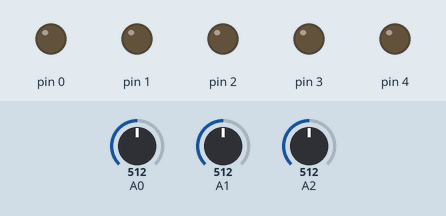
Bench run of a sketch on a simulated Arduino Uno, built with avr-gcc and run on an emulated ATmega328P. Parts: output pins drawn as LEDs (lit = HIGH). The test bench sets the inputs (shaded band); at power-on: A0 = 512, A1 = 512, A2 = 512.

Above: at 1.2 s.
1.3 s: A0 set to 492
At 2.0 s:
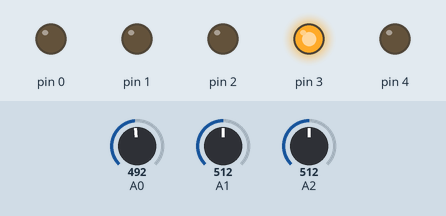
2.8 s: A1 set to 486
At 3.1 s:
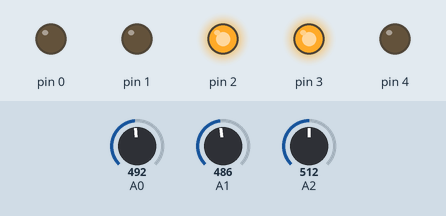
4.3 s: A2 set to 0
At 5.4 s:
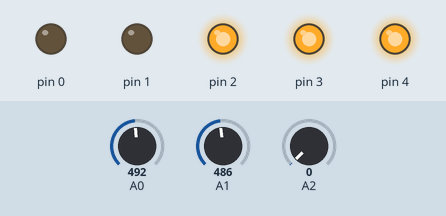
5.8 s: A0 set to 510
At 6.6 s:
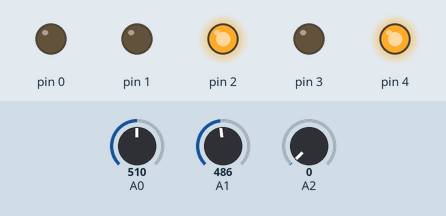
7.3 s: A1 set to 510
At 7.7 s:
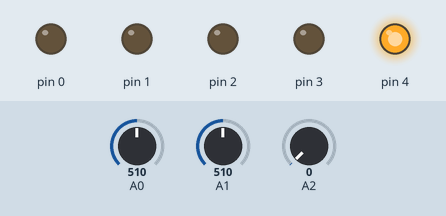
8.8 s: A0 set to 490
At 10.1 s:
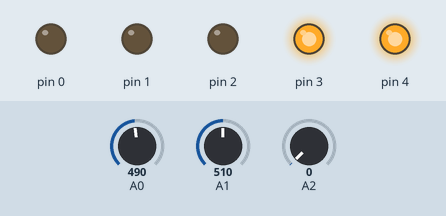
Timing chart, 0 to 11.3 s (numbered marks = the images above; inputs shaded):
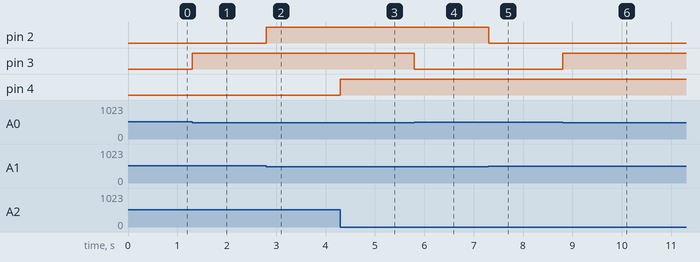

Measured:
- the behaviour switches between 500 and 499 on A0 (found by bisection; images 0 and 1)
- the behaviour switches between 500 and 499 on A1 (found by bisection; images 1 and 2)
- after the input at 1.3 s, pin 3: LOW → HIGH at once
- after the input at 2.8 s, pin 2: LOW → HIGH at once
- after the input at 4.3 s, pin 4: LOW → HIGH at once
- after the input at 5.8 s, pin 3: HIGH → LOW at once
- after the input at 7.3 s, pin 2: HIGH → LOW at once
- after the input at 8.8 s, pin 3: LOW → HIGH at once

The sketch:

Joystick_2.ino
```cpp
void setup() {
  pinMode(A0, INPUT);
  pinMode(A1, INPUT);
  pinMode(A2, INPUT);
  pinMode(0, OUTPUT);
  pinMode(1, OUTPUT);
  pinMode(2, OUTPUT);
  pinMode(3, OUTPUT);
  pinMode(4, OUTPUT);
}

void loop() {
  int xVal = analogRead(A1);
  int yVal = analogRead(A0);
  int zVal = analogRead(A2);

  if (600 < xVal) {
    digitalWrite(0, HIGH);
  } else if (xVal < 500) {
    digitalWrite(2, HIGH);
  } else {
    digitalWrite(0, LOW);
    digitalWrite(2, LOW);
  }

  if (600 < yVal) {
    digitalWrite(1, HIGH);
  } else if (yVal < 500) {
    digitalWrite(3, HIGH);
  } else {
    digitalWrite(1, LOW);
    digitalWrite(3, LOW);
  }

  if (zVal == 0) {
    digitalWrite(4, HIGH);
  } else {
    digitalWrite(4, LOW);
  }
}
```
